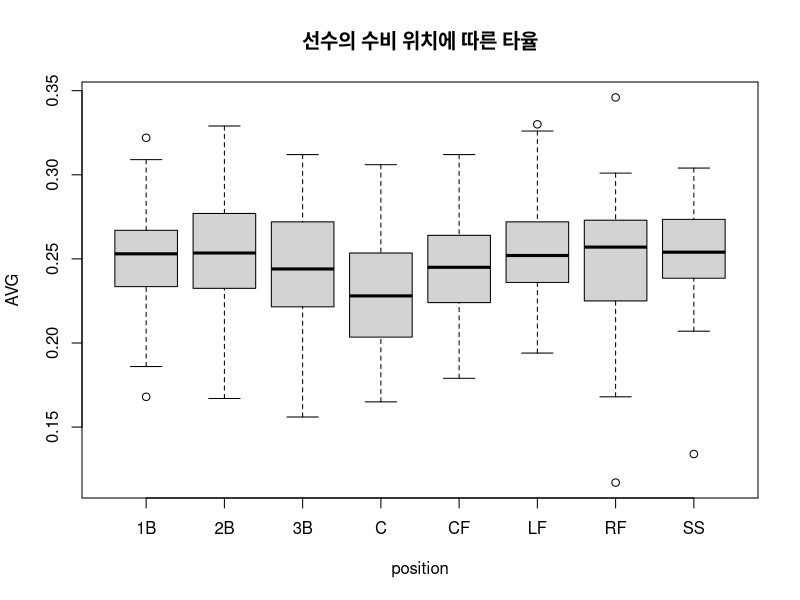
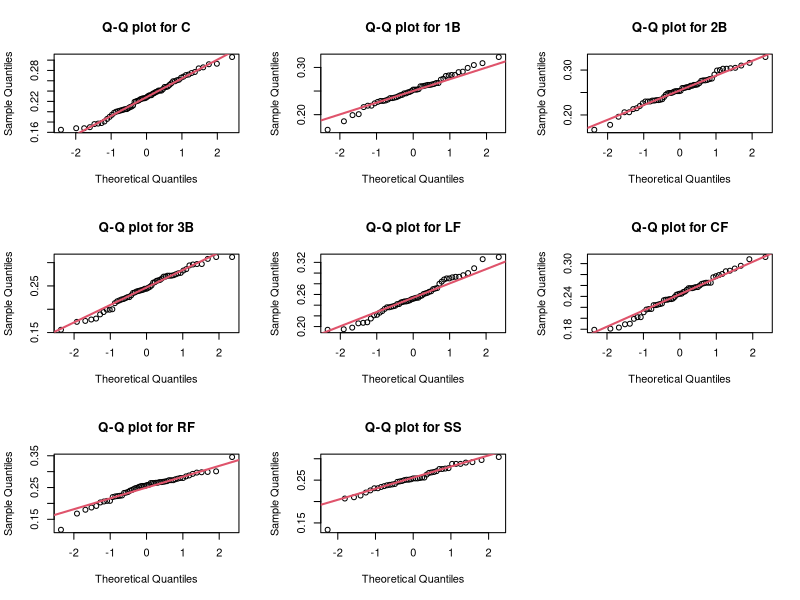
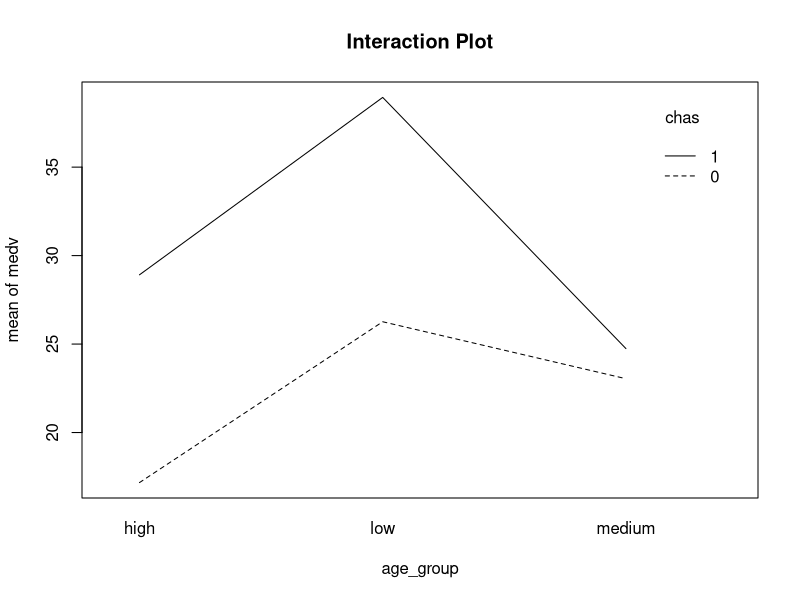

The R script that drew these images, in order:
# ex1
y = c(16,13,18,11,19,14,18,15,25,15,15,11,22,16,14,17,21,15,14,17,15,13,10,13,16,19,18,14,22,16,15,16,21,20,15,13,18,14,11,11)
media = factor(c(rep(1:4,9),1,2,4,2))

df = data.frame(y, media)
fit = lm(y ~ media, data=df)
anova(fit)

# ex2
y = c(210,230,190,180,190,195,170,200,190,193,295,275,290,275,265)
A = rep(c("S1","S2","S3","S4","S5"), 3)
B = rep(c("B1","B2","B3"), rep(5,3))

df = data.frame(A, B, y)
fit = lm(y ~ A+B, data=df)
anova(fit)


# ex3
y = c(10,7,9,6,8,5,4,7,4,5,5,4,6,3,2,3,4,5,1,2)
A = rep(c("고","저","고","저"), rep(5,4))
B = rep(c("남","여"), rep(10,2))

df = data.frame(A, B, y)
fit = lm(y ~ A*B, data=df)
anova(fit)

# ex4
y = c(12.1,12.8,13.9,13.6,18.4,17.5,14.2,17.2,19.2,21.7,21.4,17.5)
A = rep(c("R1","R2","R3"), 4)
B = rep(c("F1","F2","F3","F4"), rep(3,4))

df = data.frame(A, B, y)
fit = lm(y ~ A+B, data=df)
anova(fit)


# ex5-1
mlb_players_18 = read.csv("mlb_players_18.csv", header=T)
boxplot(AVG ~ position, data=mlb_players_18, main="선수의 수비 위치에 따른 타율")

# ex5-2
par(mfrow=c(3,3))
for (pos in c("C","1B","2B","3B","LF","CF","RF","SS")) {
  data = mlb_players_18[mlb_players_18$position==pos,]
  qqnorm(data$AVG, main=paste("Q-Q plot for", pos))
  qqline(data$AVG, col=2, lwd=2)
}
dev.off()

# ex5-3
fit = lm(AVG ~ position, data=mlb_players_18)
anova(fit)


# ex6-1
Boston = MASS::Boston
Boston$age_group = ""
Boston[Boston$age<=50,]$age_group = "low"
Boston[Boston$age>50 & Boston$age<=90,]$age_group = "medium"
Boston[Boston$age>90,]$age_group = "high"
Boston$age_group

# ex6-2
interaction.plot(Boston$age_group, Boston$chas, Boston$medv,
                 main='Interaction Plot', xlab='age_group', ylab='mean of medv', trace.label='chas')

# ex6-3
fit = lm(medv ~ age_group*chas, data=Boston)
anova(fit)
